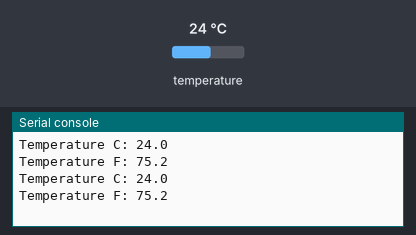
The program below on a simulated Circuit Playground running CircuitPython. Shown: the last lines printed to the serial console. The test bench sets the inputs (shaded band); at power-on: temperature 24 °C.

Above: at 1.2 s.
1.3 s: temperature set to 12 °C
At 2.6 s:
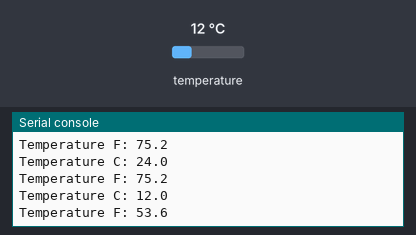
2.8 s: temperature set to 19 °C
At 3.8 s:
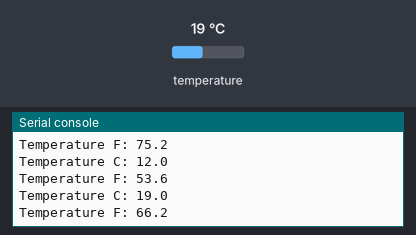
Timing chart, 0 to 5.8 s (numbered marks = the images above; inputs shaded):
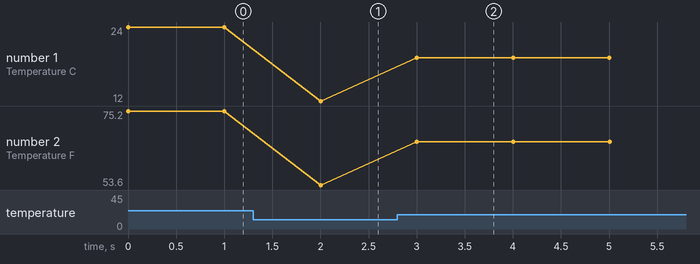

The program:

cp_temperture.py
```python
"""This example uses the temperature sensor on the CPB, located next to the image of a thermometer
on the board. It prints the temperature in both C and F to the serial console. Try putting your
finger over the sensor to see the numbers change!"""
import time
from adafruit_circuitplayground import cp

while True:
    print("Temperature C:", cp.temperature)
    print("Temperature F:", cp.temperature * 1.8 + 32)
    time.sleep(1)
```

Measured:
- after the input at 1.3 s, the serial console: prints a new line after 0.70 s (image 1)
- after the input at 2.8 s, the serial console: prints a new line after 0.20 s (image 2)
- plotted number 1: 24 → 12 after the input at 1.3 s, 12 → 19 after the input at 2.8 s
- plotted number 2: 75.2 → 53.6 after the input at 1.3 s, 53.6 → 66.2 after the input at 2.8 s
